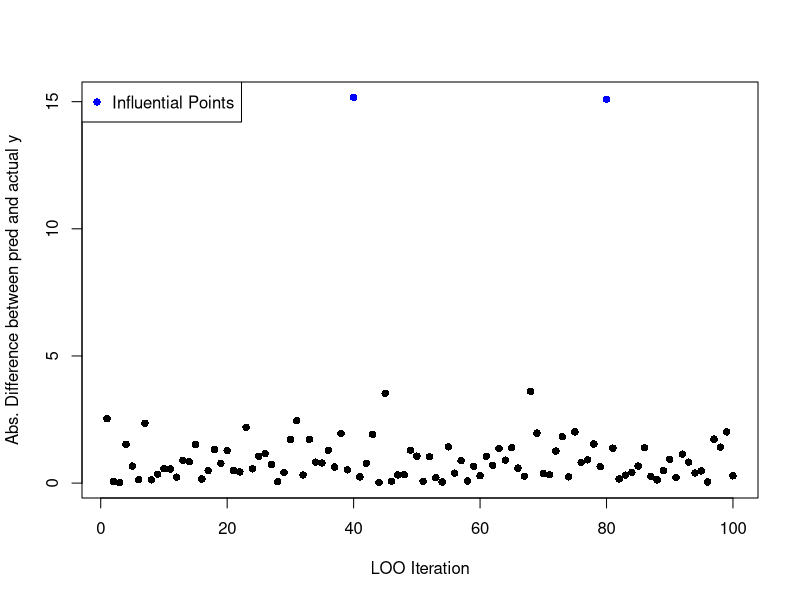

Recreate this plot in R.
## ---- chunk 1
#| fig-align: center
#| fig-width: 10
#| fig-height: 6
set.seed(1235)
n <- 100
x <- rnorm(n)
y <- x*2 + -2 + ifelse(1:100 %% 40 == 0, 15, rnorm(n,0,1))
data <- cbind(co=x,resp=y) |> as.data.frame()

loo_pred <- rep(NA, n)
slope_pred <- rep(NA, n)
for (i in 1:n){
  mod <- lm(resp ~ co, data=data[-i,])
  loo_pred[i] <- predict(mod, newdata=data[i,])
  slope_pred[i] <- mod$coefficients[2]
}
diff <- abs(loo_pred - data$resp)
plot(diff, ylab='Abs. Difference between pred and actual y', 
     xlab='LOO Iteration', pch=16, col=ifelse(diff > 4, 'blue','black'))
legend('topleft', col=c('blue'), pch=c(16), legend=c('Influential Points'))
